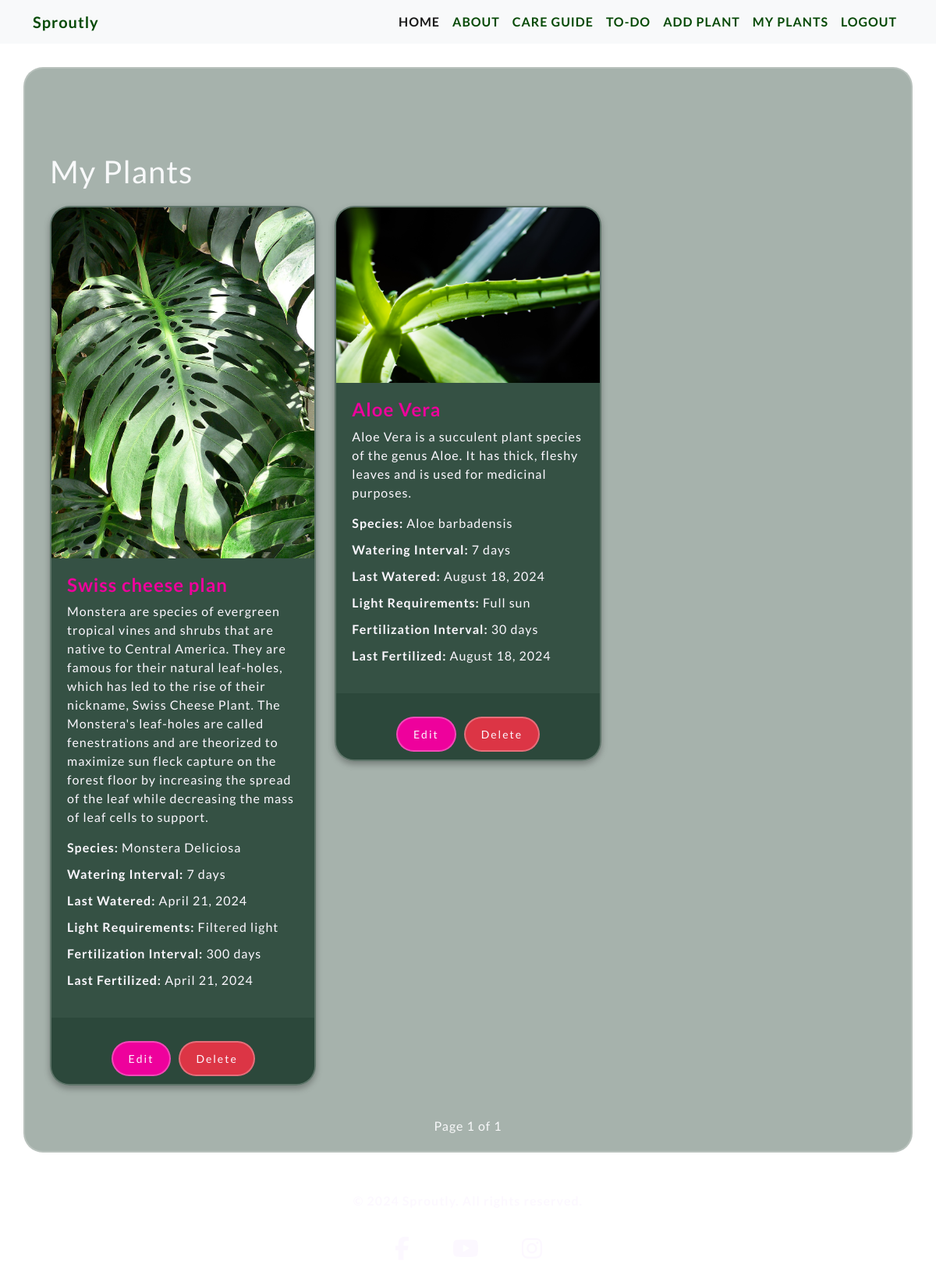
The app's page /plants/ (signed in), older data.
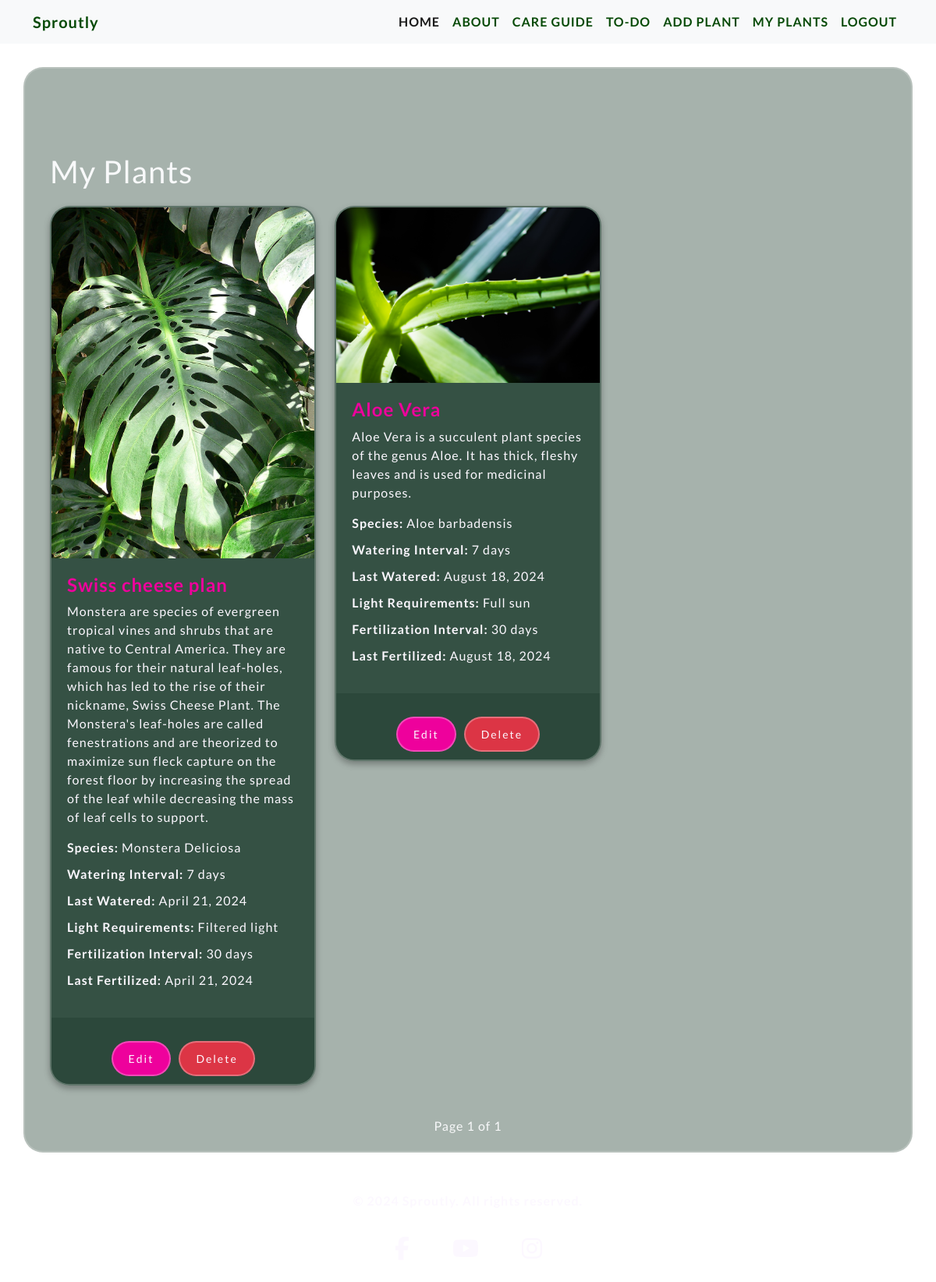
The same page, newer data.
### plants/models.py (models this page shows, shortened)
class Plant(models.Model):
    name = models.CharField(max_length=100, null=False, blank=False)
    species = models.CharField(max_length=100)
    description = models.TextField(default="No description provided")
    watering_interval = models.IntegerField(help_text="Days between watering")
    light_requirements = models.CharField(max_length=100, default="Unknown Light Requirements")
    last_watered = models.DateField(auto_now_add=True)
    fertilization_interval = models.IntegerField(help_text="Days between fertilization")
    last_fertilized = models.DateField(auto_now_add=True)
    image = models.ImageField(upload_to='plant_images', default='plant_images/default_plant.jpg')
    user = models.ForeignKey(settings.AUTH_USER_MODEL, on_delete=models.CASCADE, default=1)

### plants/views.py (the view)
# urls.py: path('plants/', views.plant_list_view, name='plant_list'),
def plant_list_view(request):
    plant_list = Plant.objects.filter(user=request.user)
    paginator = Paginator(plant_list, 25)
    page_number = request.GET.get('page', 1)
    page_obj = paginator.get_page(page_number)
    context = {'page_obj': page_obj}
    return render(request, 'plants/plant_list.html', context)

### plants/templates/plants/plant_list.html (shortened to what this page needs)
{% extends 'base.html' %}
{% load static %}
{% block content %}
    <div class="container mt-5">
        <h1>My Plants</h1>
        {% if page_obj.paginator.count == 0 %}
            <div class="alert alert-info">
                You don't have any plants yet. <a href="{% url 'add_plant' %}">Add a plant</a> to start managing your plant care.
            </div>
        {% else %}
            <div class="row">
                {% for plant in page_obj %}
                    <div class="col-md-4">
                        <div class="card">
                            {% if plant.image %}
                                <img src="{{ plant.image.url }}" alt="{{ plant.name }}" class="card-img-top">
                            {% else %}
                                <img src="{% static 'plant_images/default_plant.jpg' %}" alt="Default Image" class="card-img-top">
                            {% endif %}
                            <div class="card-body">
                                <h5 class="card-title">{{ plant.name }}</h5>
                                <p class="card-text">{{ plant.description }}</p>
<ul class="list-unstyled">
    <li><strong>Species:</strong> {{ plant.species }}</li>
    <li><strong>Watering Interval:</strong> {{ plant.watering_interval }} days</li>
    <li><strong>Last Watered:</strong> {{ plant.last_watered|date:"F j, Y" }}</li>
    <li><strong>Light Requirements:</strong> {{ plant.light_requirements }}</li>
    <li><strong>Fertilization Interval:</strong> {{ plant.fertilization_interval }} days</li>
    <li><strong>Last Fertilized:</strong> {{ plant.last_fertilized|date:"F j, Y" }}</li>
</ul>
                            </div>
                            <div class="card-actions">
                                <a href="{% url 'edit_plant' plant.id %}" class="btn btn-primary btn-sm">Edit</a>
                                <form action="{% url 'delete_plant' plant.id %}" method="post" style="display:inline;">
                                    <button type="submit" class="btn btn-danger btn-sm" onclick="return confirm('Are you sure you want to delete this plant?');">Delete</button>
                                </form>
                            </div>
                        </div>
                    </div>
                {% endfor %}
            </div>
            <div class="pagination d-flex">
                <span class="current">
                    Page {{ page_obj.number }} of {{ page_obj.paginator.num_pages }}
                </span>
            </div>
        {% endif %}
    </div>
{% endblock content %}

### templates/base.html (shortened to what this page needs)
{% load static %}
<!DOCTYPE html>
<html lang="en">
<head>
  <link rel="stylesheet" href="https://cdn.jsdelivr.net/npm/bootstrap@5.2.2/dist/css/bootstrap.min.css">
  <link rel="stylesheet" href="{% static 'assets/style.css' %}">
</head>
<body>
  <nav class="navbar navbar-expand-lg navbar-light bg-light">
    <div class="container">
      <a class="navbar-brand" href="{% url 'home' %}">Sproutly</a>
      <div class="collapse navbar-collapse" id="navbarNav">
        <ul class="navbar-nav ms-auto">
          <li class="nav-item">
            <a class="nav-link active" aria-current="page" href="{% url 'home' %}">Home</a>
          </li>
          <li class="nav-item">
            <a class="nav-link" href="{% url 'about' %}">About</a>
          </li>
          <li class="nav-item">
            <a class="nav-link" href="{% url 'plant-guide' %}">Care Guide </a>
          </li>
          {% if user.is_authenticated %}
          <li class="nav-item">
            <a class="nav-link" href="{% url 'plant_and_todo_list' %}">To-Do</a>
          </li>
          <li class="nav-item">
            <a class="nav-link" href="{% url 'add_plant' %}">Add Plant</a>
          </li>
          <li class="nav-item">
            <a class="nav-link" href="{% url 'plant_list' %}">My Plants</a>
          </li>
          {% endif %}
          {% if user.is_authenticated %}
          <li class="nav-item">
            <a class="nav-link {% if request.path == logout_url %}active{% endif %}" aria-current="page"
              href="{% url 'account_logout' %}">Logout</a>
          </li>
          {% endif %}
        </ul>
      </div>
    </div>
  </nav>
  <main>
    <section class="hero d-flex align-items-center">
      <div class="container">
      </div>
    </section>
    {% block content %}{% endblock %}
  </main>
  <footer class="footer text-center">
    <div class="container">
      <p>&copy; 2024 Sproutly. All rights reserved.</p>
      <ul class="social-media-links">
        <li class="inline-link"><a href="#">
            <i class="fa-brands fa-facebook-f"></i>
          </a>
        </li>
        <li class="inline-link">
          <a href="#">
            <i class="fa-brands fa-youtube"></i>
          </a>
        </li>
        <li class="inline-link">
          <a href="#">
            <i class="fa-brands fa-instagram"></i>
          </a>
        </li>
      </ul>
    </div>
  </footer>
</body>
</html>

### staticfiles/assets/style.css (style rules this page uses)
body { font-family: 'Lato', sans-serif; letter-spacing: 1px; color: #f8f9fa; min-height: 100vh; margin: 0; padding: 0; background-image: url(../assets/pictures/IMG_5874.JPG); background-position: center; background-size: cover; }
.navbar-brand { color: rgb(7, 74, 7); font-weight: 600; }
.nav-link { color: rgb(7, 74, 7); font-weight: 600; text-transform: uppercase; }
main { background-color: rgba(42, 71, 57, 0.415); border: 2px solid rgba(255, 255, 255, 0.2); margin: 30px; padding: 20px; border-radius: 25px; backdrop-filter: blur(10px); min-height: 100vh; overflow-y: auto; }
.hero { font-weight: 600; font-size: large; }
.text-center { margin-bottom: 10px; }
.btn { background-color: #ee019c; color: #FCF8FF; padding: 10px 20px; border: none; border-radius: 25px; border: 2px solid rgba(255, 255, 255, 0.283); letter-spacing: 2px; cursor: pointer; transition: background-color 0.3s ease; margin-top: 20px; }
.social-media-links .inline-link { display: inline-block; margin: 10px; }
footer { color: #FCF8FF; padding-top: 20px; font-weight: 600; }
.social-media-links .inline-link { display: inline-block; font-size: 300%; margin: 10px; font-size: 30px; transition: transform 0.3s ease; }
.social-media-links li a { color: #FCF8FF; margin-right: 30px; }

### plants/templates/plants/plant_list.html (style rules this page uses)
.card { background-color: rgba(42, 71, 57, 0.9); border: 2px solid rgba(255, 255, 255, 0.2); border-radius: 25px; overflow: hidden; margin-bottom: 20px; color: #FCF8FF; box-shadow: 0 4px 8px rgba(0, 0, 0, 0.3); }
.card-body { padding: 20px; }
.card-title { font-size: 1.5rem; font-weight: 700; color: #ee019c; }
.card-text { margin-bottom: 15px; }
.list-unstyled { padding-left: 0; list-style: none; color: #FCF8FF; }
.list-unstyled li { margin-bottom: 10px; }
.card-actions { display: flex; justify-content: center; gap: 10px; padding: 10px; background-color: rgba(42, 71, 57, 0.8); }
.card-actions a { padding: 10px 20px; text-decoration: none; border-radius: 25px; color: #FCF8FF; }
.card-actions .btn-primary { background-color: #ee019c; border: 2px solid rgba(255, 255, 255, 0.283); }
.card-actions .btn-danger { background-color: #dc3545; border: 2px solid rgba(255, 255, 255, 0.283); }
.row { margin-top: 20px; }
.pagination { margin-top: 20px; justify-content: center; }

Row changes from the older to the newer data that the page shows:
changed Plant "Monstera Deliciosa": fertilization_interval "300" → "30"
